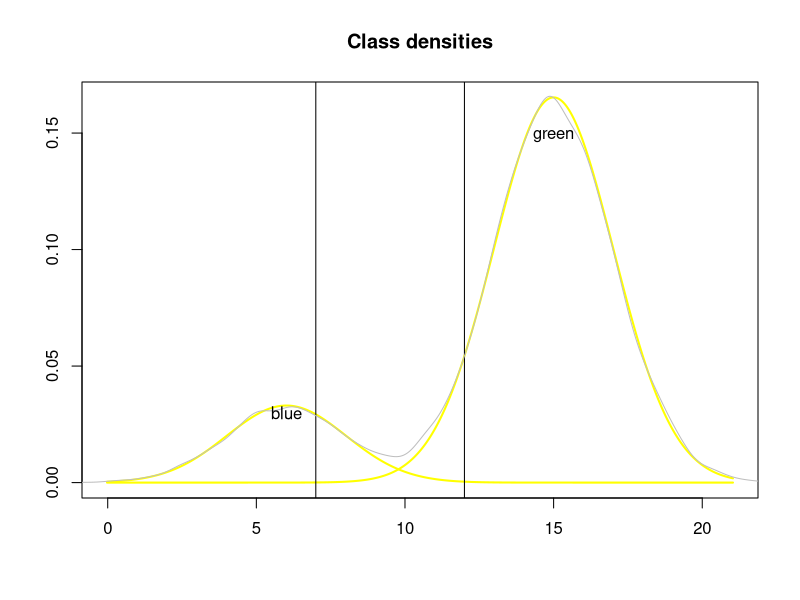

Here is the R script that generated this plot:
rm(list = ls())
X2 <- data.frame(x = rnorm(2000, mean = 6, sd = 2), class = "blue")
X3 <- data.frame(x = rnorm(10000, mean = 15, sd = 2), class = "green")
X <- rbind(X2, X3)

lda1 <- function(value, data) {
  tab <- table(data$class)
  n_cla <- dim(tab)
  len <- length(value)
  nam <- names(tab)
  pi <- c()
  mu <- c()
  vark <- c()
  wei <- c()
  dis <- matrix(nrow = len, ncol = n_cla)
  exp <- matrix(nrow = len, ncol = n_cla)
  for (i in (1:n_cla)) {
    pi[i] <- table(data$class)[i] / dim(data)[1]
    mu[i] <- mean(data$x[data$class == nam[i]])
    vark[i] <- var(data$x[data$class == nam[i]])
    wei[i] <- ((tab[i] - 1) / (dim(data)[1] - n_cla)) * vark[i]
  }
  var <- sum(wei)
  for (i in (1:n_cla)) {
    for (j in (1:len)) {
      dis[j, i] <- value[j] * (mu[i] / var) - (mu[i] ^ 2) / (2 * var) + log(pi[i])
      exp[j, i] <- exp(dis[j, i])
    }
  }
  sum <- c()
  for (j in (1:len)) {
    sum[j] <- sum(exp[j, ])
  }
  prob <- matrix(nrow = len, ncol = n_cla)
  for (i in (1:n_cla)) {
    for (j in (1:len)) {
      prob[j, i] <- exp[j, i] / sum[j]
    }
  }
  colnames(dis) <- nam
  names(pi) <- nam
  exp <- cbind(value, exp)
  sum <- cbind(value, sum)
  class <- c()
  score <- c()
  proba <- c()
  for (j in (1:len)) {
    class[j] <- colnames(dis)[dis[j,] == max(dis[j,])]
    score[j] <- max(dis[j,])
    proba[j] <- max(prob[j,])
  }
  out <- as.data.frame(cbind(value, class, score, proba))
  for (j in (1:len)) {
    if (out$proba[j] == "NaN") {
      out$proba <- as.numeric(out$proba)
      out$proba[j] <- 1
      warning("NaN probability coerced to 1 for certain input values")
    }
  }
  min <- min(mu - 3 * sqrt(var))
  max <- max(mu + 3 * sqrt(var))
  y <- matrix(ncol = n_cla, nrow = 1000)
  subout <- rbind(pi, mu)
  subout <- subout[, order(subout[1,], decreasing = TRUE)]
  x <- seq(min, max, length = 1000)
  for (i in (1:n_cla)) {
    y[, i] <- subout[1, i] * dnorm(x, mean = subout[2, i], sd = sqrt(var))
  }
  colors <- heat.colors(n_cla)
  plot(x,
       y[, 1],
       type = "n",
       xlab = "",
       ylab = "")
  title("Class densities")
  lines(x, y[, 1], lwd = 2, col = colors[2])
  for (i in (2:n_cla)) {
    lines(x, y[, i], col = colors[i], lwd = 2)
  }
  abline(v = value[1])
  abline(v = value[length(value)])
  lines(density(data$x), col = "grey")
  for (i in (1:n_cla)) {
    text(subout[2, i], 0.9 * max(y[, i]), colnames(subout)[i])
  }
  subout <- subout[, order(subout[2,])]
  rownames(subout) <- c("priors", "averages")
  out <- list(subout, out, var)
  return(subout)
}
lda1(seq(7, 12, length=10), X)
